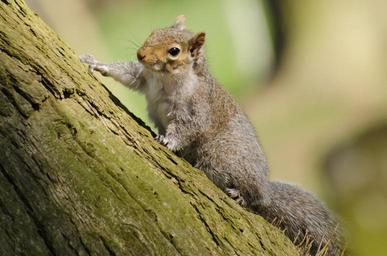
#> input picture sw/data/images/squirrel.jpg, 387 x 256 px
$ python -i gen_art.py   (imports and definitions only)
#> lines starting #> are read from the running program, lines starting #| are printed output that depends on the picture
#> further down, picture is the input picture: PIL image 387x256 RGB; mean R, G, B 140.5, 131.7, 86.6
#!/usr/bin/env python3
"""
Turn art/*.png into kgart.c / kgart.h.

    python3 gen_art.py                    # default: Floyd-Steinberg
    python3 gen_art.py --mode ordered     # Bayer 4x4, as kg_shade uses
    python3 gen_art.py --mode threshold   # no dither at all
    python3 gen_art.py --preview          # also write art-preview.png
    python3 gen_art.py --white 240        # fixed paper cutoff
    python3 gen_art.py --white off        # keep every shade

Source images may be ANY size. They are fitted to KG_ART_W x KG_ART_H
(96x48, 2:1), contrast-stretched and reduced to one bit. Anything that
is not 2:1 is letterboxed onto white rather than squashed -- the whole
art direction here is silhouette proportion, and a stretched animal is
a different animal.

LOOK AT art-preview.png BEFORE COMMITTING. It is a contact sheet of
every piece at 4x with its name, and it is the only way to find out
that a dither turned a spider into a smudge. Same argument as
`make render` for the screens: the arithmetic cannot tell you whether
a silhouette still reads.

The generated files are COMMITTED, the same convention
sw/data/icons/gen_dock_icon_data.py and chess's gen_pieces.py follow:
the build needs no Python and no Pillow, and a change to the art is a
reviewable diff rather than a silent difference between two people's
builds.

-- SIZE --

96x48 is 2:1, matching the source art, and the HEIGHT is the pinned
dimension. The piece is drawn at 2x, so 96x48 becomes 192x96 on the
playfield. It sits between the prompt and the answer field, and the
field cannot move because the on-screen keyboard is below it -- that
leaves 107 screen pixels, so 53 source rows is the ceiling and 48 fits
with slack. Width is not tight: 320 pixels of playfield is 160 source
columns, and 96 uses well under that.

-- THE FORMAT --

1bpp, in the framebuffer's own bit order: pixel x lives at bit (x & 7)
of byte (x >> 3), LEAST SIGNIFICANT BIT LEFTMOST. That is what
z_fb_hw_blit_mem() requires (zgfx.h) and it is the opposite of what
almost every image tool writes, so it is done explicitly below rather
than by packing bytes the obvious way.

Row pitch is in BYTES -- KG_ART_STRIDE, 12 for a 96-pixel-wide piece.

Each array carries FOUR BYTES OF PADDING past the last real row.
zgfx.h: the blitter may read up to one word beyond the last source
word it needs whenever source and destination are not word-aligned to
each other, and warns that `src` should not end exactly at the last
valid byte of a mapping. Our destination x is whatever centres the
sprite, so misalignment is the normal case, not the exception.

-- WHY THERE IS NO MASK PLANE --

z_fb_hw_blit_sprite() takes a data plane and a mask plane and does two
passes, ANDN then OR, so a sprite lands over an arbitrary background.
This app does not need that and pays real bytes for it if it emits one.

Every animal is drawn onto a rectangle this app has just cleared to
black, so a plain COPY of the data plane is exactly right. It is also
ONE blit rather than two, which matters more than it sounds: this app
does not page-flip (docs/kidgames_app.md), and a two-pass sprite leaves
its footprint momentarily blank on the visible page -- a one-frame
hole, on the screen a kid is looking at.
"""

import os
import sys

try:
    from PIL import Image, ImageOps, ImageDraw
except ImportError:
    sys.exit("gen_art.py needs Pillow: pip install Pillow")

W, H = 96, 48
STRIDE = W // 8

HERE = os.path.dirname(os.path.abspath(__file__))
ART = os.path.join(HERE, "art")

# Bayer 4x4, the same matrix kg_shade() dithers with on the target.
# Using it here means a piece in `ordered` mode shares its cell
# structure with every shaded surface in the app, so the art and the UI
# look like they belong to each other. Floyd-Steinberg does not have
# that property and usually reads better on an illustration anyway --
# hence it being the default and this being the option.
BAYER = [[0, 8, 2, 10],
         [12, 4, 14, 6],
         [3, 11, 1, 9],
         [15, 7, 13, 5]]


def fit(im):
    """Any size -> W x H on white, aspect preserved, letterboxed."""

    # Composite away any alpha FIRST. A transparent background read as
    # black would make every animal a solid rectangle -- a spectacular
    # failure, and a confusing one, because the shape is still in there
    # underneath.
    if im.mode in ("RGBA", "LA", "P"):
        im = im.convert("RGBA")
        flat = Image.new("RGBA", im.size, (255, 255, 255, 255))
        im = Image.alpha_composite(flat, im)

    im = im.convert("L")
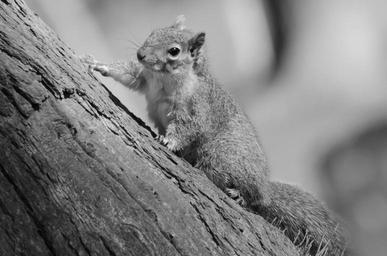
#> im: PIL image 387x256 L; min 1, max 247, mean 129.2

    # LANCZOS, not the default. Reducing 1408x704 to 96x48 is a 14x
    # reduction; a box filter at that ratio throws away most of the
    # information before the dither ever sees it.
    if abs(im.size[0] / im.size[1] - (W / H)) < 0.01:
        return im.resize((W, H), Image.LANCZOS)

    scale = min(W / im.size[0], H / im.size[1])
#> scale = 0.188
    nw = max(1, int(im.size[0] * scale))
#> nw = 72
    nh = max(1, int(im.size[1] * scale))
#> nh = 48
    out = Image.new("L", (W, H), 255)
#> out: PIL image 96x48 L; every value is 255
    out.paste(im.resize((nw, nh), Image.LANCZOS), ((W - nw) // 2, (H - nh) // 2))
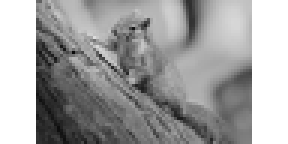
#> out: PIL image 96x48 L (shown 3 times larger); min 10, max 255, mean 160.7

    return out


# How far below the paper peak still counts as paper. Wide enough to
# swallow a gradient or a JPEG ring, narrow enough to leave real light
# shading alone.
PAPER_TOL = 24


# [235 lines left out: functions paper_level, to_bilevel, pack, emit, write_preview, main, not called in this run]


# [1 line not run here, left out]

>>> from PIL import Image
>>> picture = Image.open('../../data/images/squirrel.jpg')
>>> result = fit(picture)
